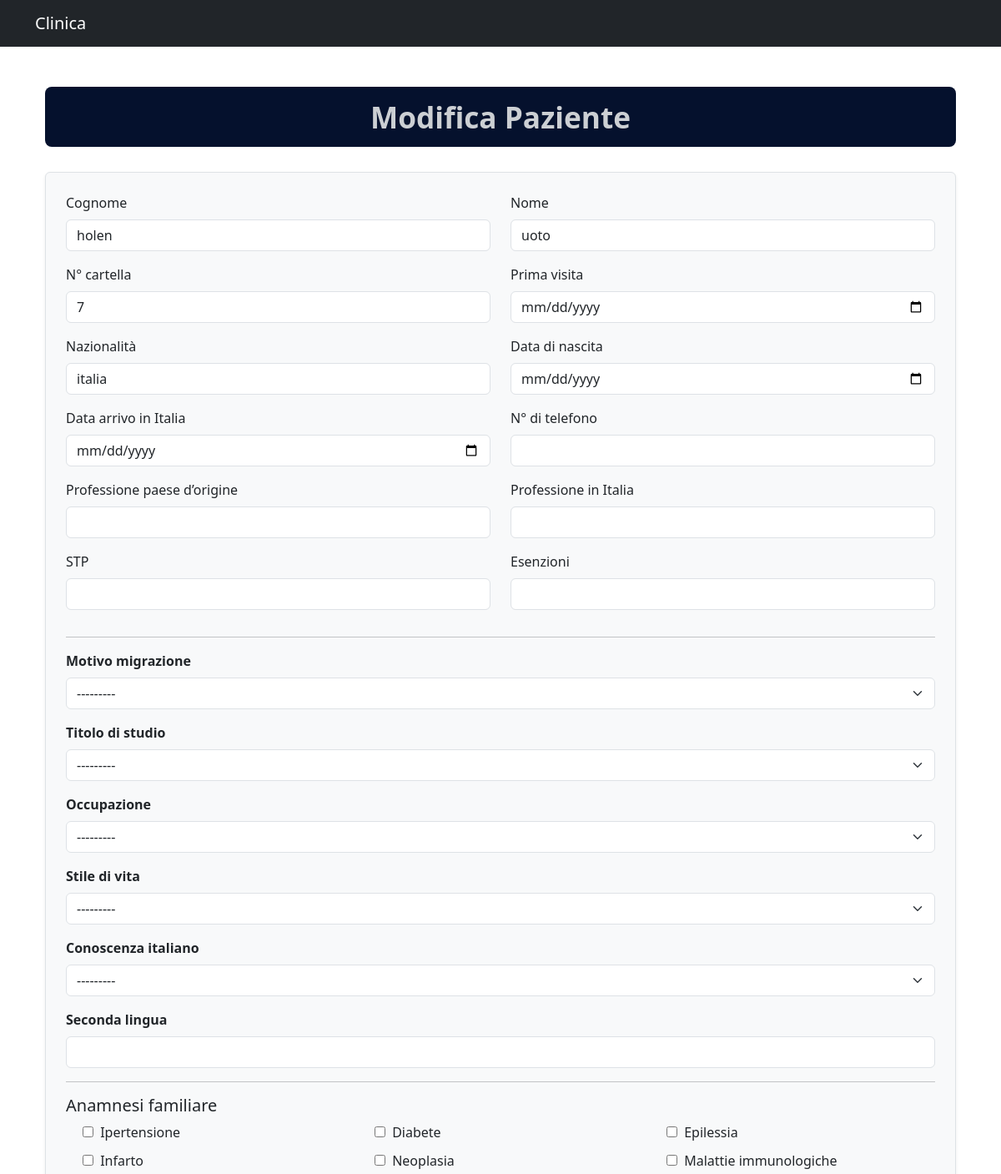
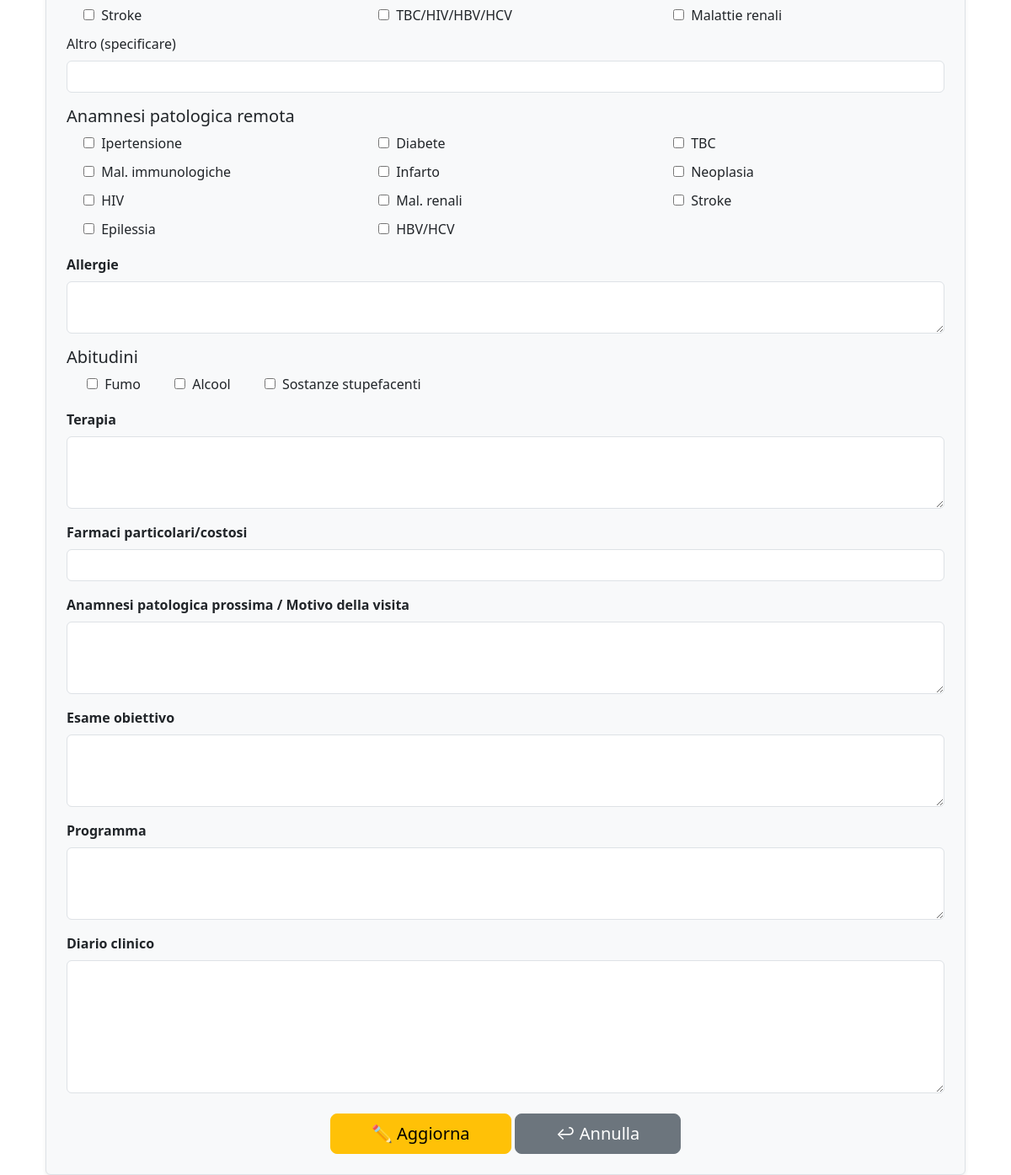
The page /edit/5/ on the database its author committed (2 pictures, top to bottom).
### patient/models.py (models this page shows, shortened)
class Patient(models.Model):
    cognome = models.CharField(max_length=100)
    nome = models.CharField(max_length=100)
    numero_cartella = models.CharField("N° cartella", max_length=50, blank=True)
    data_nascita = models.DateField(null=True, blank=True)
    telefono = models.CharField("N° di telefono", max_length=50, blank=True)
    nazionalita = models.CharField(max_length=100, blank=True)
    data_arrivo_italia = models.DateField(null=True, blank=True)
    prima_visita = models.DateField(null=True, blank=True)
    professione_origine = models.CharField(max_length=200, blank=True)
    professione_italia = models.CharField(max_length=200, blank=True)
    stp = models.CharField(max_length=100, blank=True)
    esenzioni = models.CharField(max_length=200, blank=True)
    motivo_migrazione = models.CharField(
        max_length=100,
        choices=[
            ("Lavoro", "Lavoro"),
            ("Guerra", "Guerra"),
            ("Politico", "Politico"),
            ("Altro", "Altro"),
        ],
        blank=True
    )
    ha_famiglia_in_patria = models.BooleanField(default=False)
    ha_famiglia_in_italia = models.BooleanField(default=False)
    ha_parenti_in_italia = models.BooleanField(default=False)
    ha_amici_in_italia = models.BooleanField(default=False)
    titolo_studio = models.CharField(
        max_length=50,
        choices=[
            ("Elementari", "Elementari"),
            ("Medie", "Medie"),
            ("Superiori", "Superiori"),
            ("Università", "Università"),
        ],
        blank=True
    )
    stile_vita = models.CharField(
        max_length=50,
        choices=[
            ("Regolare", "Regolare con requisiti minimi"),
            ("Stabile", "Stabile senza requisiti minimi"),
            ("Precario", "Precario"),
            ("Comunita", "Comunità/dormitori"),
        ],
        blank=True
    )
    occupazione = models.CharField(
        max_length=50,
        choices=[
            ("Stabile", "Stabile"),
            ("Occasionale", "Occasionale"),
            ("Disoccupato", "Disoccupato"),
        ],
        blank=True
    )
    conoscenza_italiano = models.CharField(
        max_length=50,
        choices=[
            ("Scarsa", "Scarsa (necessita traduzione)"),
            ("Sufficiente", "Sufficiente"),
            ("Ottima", "Ottima"),
        ],
        blank=True
    )
    seconda_lingua = models.CharField(max_length=100, blank=True)
    fam_ipertensione = models.BooleanField(default=False)
    fam_diabete = models.BooleanField(default=False)
    fam_epilessia = models.BooleanField(default=False)
    fam_infarto = models.BooleanField(default=False)
    fam_neoplasia = models.BooleanField(default=False)
    fam_mal_immunologiche = models.BooleanField(default=False)
    fam_stroke = models.BooleanField(default=False)
    fam_tbc_hiv_hbv_hcv = models.BooleanField(default=False)
    fam_mal_renali = models.BooleanField(default=False)
    fam_altro = models.CharField(max_length=200, blank=True)
    rem_ipertensione = models.BooleanField(default=False)
    rem_diabete = models.BooleanField(default=False)
    rem_tbc = models.BooleanField(default=False)
    rem_mal_immunologiche = models.BooleanField(default=False)
    rem_infarto = models.BooleanField(default=False)
    rem_neoplasia = models.BooleanField(default=False)
    rem_hiv = models.BooleanField(default=False)
    rem_mal_renali = models.BooleanField(default=False)
    rem_stroke = models.BooleanField(default=False)
    rem_epilessia = models.BooleanField(default=False)
    rem_hbv_hcv = models.BooleanField(default=False)
    allergie = models.TextField(blank=True)
    fumo = models.BooleanField(default=False)
    alcool = models.BooleanField(default=False)
    droghe = models.BooleanField("Sostanze stupefacenti", default=False)
    terapia = models.TextField(blank=True)
    farmaci_costosi = models.CharField("Farmaci particolari/costosi", max_length=200, blank=True)
    motivo_visita = models.TextField("Anamnesi patologica prossima/motivo della visita", blank=True)
    esame_obiettivo = models.TextField(blank=True)
    programma = models.TextField(blank=True)
    diario_clinico = models.TextField(blank=True)

### patient/views.py (the view)
# urls.py: path('edit/<int:pk>/', views.edit_patient, name='edit_patient'),
def edit_patient(request, pk):
    patient = get_object_or_404(Patient, pk=pk)
    if request.method == 'POST':
        form = PatientForm(request.POST, instance=patient)
        if form.is_valid():
            form.save()
            return redirect('home')
    else:
        form = PatientForm(instance=patient)
    return render(request, 'patient/edit_patient.html', {'form': form, 'patient': patient})

### patient/forms.py
class PatientForm(forms.ModelForm):
    class Meta:
        model = Patient
        fields = '__all__'
        widgets = {
            'data_nascita': forms.DateInput(attrs={'type': 'date', 'class': 'form-control'}),
            'data_arrivo_italia': forms.DateInput(attrs={'type': 'date', 'class': 'form-control'}),
            'prima_visita': forms.DateInput(attrs={'type': 'date', 'class': 'form-control'}),
            'terapia': forms.Textarea(attrs={'rows': 3, 'class': 'form-control'}),
            'motivo_visita': forms.Textarea(attrs={'rows': 3, 'class': 'form-control'}),
            'esame_obiettivo': forms.Textarea(attrs={'rows': 3, 'class': 'form-control'}),
            'programma': forms.Textarea(attrs={'rows': 3, 'class': 'form-control'}),
            'diario_clinico': forms.Textarea(attrs={'rows': 6, 'class': 'form-control'}),
            'allergie': forms.Textarea(attrs={'rows': 2, 'class': 'form-control'}),
        }

### patient/templates/patient/edit_patient.html (shortened to what this page needs)
{% extends 'base.html' %}
{% load static %}
{% load widget_tweaks %}
{% block content %}
<div class="container mt-5">
  <h2 style="
    font-family: 'Segoe UI', Tahoma, sans-serif;
    font-size: 2.2rem;
    font-weight: 600;
    background-color: #05112d;
    color: #cccfd3;
    padding: 15px 25px;
    border-radius: 8px;
    margin-bottom: 30px;
    text-align: center;
  ">
    Modifica Paziente
  </h2>
  <form method="post" class="p-4 border rounded shadow-sm bg-light">
    <div class="row">
      <div class="col-md-6">
        <div class="mb-3">
          <label class="form-label">Cognome</label>
          {{ form.cognome|add_class:"form-control" }}
        </div>
        <div class="mb-3">
          <label class="form-label">N° cartella</label>
          {{ form.numero_cartella|add_class:"form-control" }}
        </div>
        <div class="mb-3">
          <label class="form-label">Nazionalità</label>
          {{ form.nazionalita|add_class:"form-control" }}
        </div>
        <div class="mb-3">
          <label class="form-label">Data arrivo in Italia</label>
          {{ form.data_arrivo_italia|attr:"type:date"|add_class:"form-control" }}
        </div>
        <div class="mb-3">
          <label class="form-label">Professione paese d’origine</label>
          {{ form.professione_origine|add_class:"form-control" }}
        </div>
        <div class="mb-3">
          <label class="form-label">STP</label>
          {{ form.stp|add_class:"form-control" }}
        </div>
      </div>
      <div class="col-md-6">
        <div class="mb-3">
          <label class="form-label">Nome</label>
          {{ form.nome|add_class:"form-control" }}
        </div>
        <div class="mb-3">
          <label class="form-label">Prima visita</label>
          {{ form.prima_visita|attr:"type:date"|add_class:"form-control" }}
        </div>
        <div class="mb-3">
          <label class="form-label">Data di nascita</label>
          {{ form.data_nascita|attr:"type:date"|add_class:"form-control" }}
        </div>
        <div class="mb-3">
          <label class="form-label">N° di telefono</label>
          {{ form.telefono|add_class:"form-control" }}
        </div>
        <div class="mb-3">
          <label class="form-label">Professione in Italia</label>
          {{ form.professione_italia|add_class:"form-control" }}
        </div>
        <div class="mb-3">
          <label class="form-label">Esenzioni</label>
          {{ form.esenzioni|add_class:"form-control" }}
        </div>
      </div>
    </div>
    <hr>
    <div class="mb-3">
      <label class="form-label"><strong>Motivo migrazione</strong></label>
      {{ form.motivo_migrazione|add_class:"form-select" }}
    </div>
    <div class="mb-3">
      <label class="form-label"><strong>Titolo di studio</strong></label>
      {{ form.titolo_studio|add_class:"form-select" }}
    </div>
    <div class="mb-3">
      <label class="form-label"><strong>Occupazione</strong></label>
      {{ form.occupazione|add_class:"form-select" }}
    </div>
    <div class="mb-3">
      <label class="form-label"><strong>Stile di vita</strong></label>
      {{ form.stile_vita|add_class:"form-select" }}
    </div>
    <div class="mb-3">
      <label class="form-label"><strong>Conoscenza italiano</strong></label>
      {{ form.conoscenza_italiano|add_class:"form-select" }}
    </div>
    <div class="mb-3">
      <label class="form-label"><strong>Seconda lingua</strong></label>
      {{ form.seconda_lingua|add_class:"form-control" }}
    </div>
    <hr>
    <div class="mb-3">
      <h5 class="mb-2">Anamnesi familiare</h5>
      <div class="row row-cols-2 row-cols-md-3 g-2">
        <label class="col form-check">{{ form.fam_ipertensione }} <span class="ms-1">Ipertensione</span></label>
        <label class="col form-check">{{ form.fam_diabete }} <span class="ms-1">Diabete</span></label>
        <label class="col form-check">{{ form.fam_epilessia }} <span class="ms-1">Epilessia</span></label>
        <label class="col form-check">{{ form.fam_infarto }} <span class="ms-1">Infarto</span></label>
        <label class="col form-check">{{ form.fam_neoplasia }} <span class="ms-1">Neoplasia</span></label>
        <label class="col form-check">{{ form.fam_mal_immunologiche }} <span class="ms-1">Malattie immunologiche</span></label>
        <label class="col form-check">{{ form.fam_stroke }} <span class="ms-1">Stroke</span></label>
        <label class="col form-check">{{ form.fam_tbc_hiv_hbv_hcv }} <span class="ms-1">TBC/HIV/HBV/HCV</span></label>
        <label class="col form-check">{{ form.fam_mal_renali }} <span class="ms-1">Malattie renali</span></label>
      </div>
      <div class="mt-2">
        <label class="form-label">Altro (specificare)</label>
        {{ form.fam_altro|add_class:"form-control" }}
      </div>
    </div>
    <div class="mb-3">
      <h5 class="mb-2">Anamnesi patologica remota</h5>
      <div class="row row-cols-2 row-cols-md-3 g-2">
        <label class="col form-check">{{ form.rem_ipertensione }} <span class="ms-1">Ipertensione</span></label>
        <label class="col form-check">{{ form.rem_diabete }} <span class="ms-1">Diabete</span></label>
        <label class="col form-check">{{ form.rem_tbc }} <span class="ms-1">TBC</span></label>
        <label class="col form-check">{{ form.rem_mal_immunologiche }} <span class="ms-1">Mal. immunologiche</span></label>
        <label class="col form-check">{{ form.rem_infarto }} <span class="ms-1">Infarto</span></label>
        <label class="col form-check">{{ form.rem_neoplasia }} <span class="ms-1">Neoplasia</span></label>
        <label class="col form-check">{{ form.rem_hiv }} <span class="ms-1">HIV</span></label>
        <label class="col form-check">{{ form.rem_mal_renali }} <span class="ms-1">Mal. renali</span></label>
        <label class="col form-check">{{ form.rem_stroke }} <span class="ms-1">Stroke</span></label>
        <label class="col form-check">{{ form.rem_epilessia }} <span class="ms-1">Epilessia</span></label>
        <label class="col form-check">{{ form.rem_hbv_hcv }} <span class="ms-1">HBV/HCV</span></label>
      </div>
    </div>
    <div class="mb-3">
      <label class="form-label"><strong>Allergie</strong></label>
      {{ form.allergie|add_class:"form-control" }}
    </div>
    <div class="mb-3">
      <h5 class="mb-2">Abitudini</h5>
      <div class="d-flex flex-wrap gap-3">
        <label class="form-check">{{ form.fumo }} <span class="ms-1">Fumo</span></label>
        <label class="form-check">{{ form.alcool }} <span class="ms-1">Alcool</span></label>
        <label class="form-check">{{ form.droghe }} <span class="ms-1">Sostanze stupefacenti</span></label>
      </div>
    </div>
    <div class="mb-3">
      <label class="form-label"><strong>Terapia</strong></label>
      {{ form.terapia|add_class:"form-control" }}
    </div>
    <div class="mb-3">
      <label class="form-label"><strong>Farmaci particolari/costosi</strong></label>
      {{ form.farmaci_costosi|add_class:"form-control" }}
    </div>
    <div class="mb-3">
      <label class="form-label"><strong>Anamnesi patologica prossima / Motivo della visita</strong></label>
      {{ form.motivo_visita|add_class:"form-control" }}
    </div>
    <div class="mb-3">
      <label class="form-label"><strong>Esame obiettivo</strong></label>
      {{ form.esame_obiettivo|add_class:"form-control" }}
    </div>
    <div class="mb-3">
      <label class="form-label"><strong>Programma</strong></label>
      {{ form.programma|add_class:"form-control" }}
    </div>
    <div class="mb-3">
      <label class="form-label"><strong>Diario clinico</strong></label>
      {{ form.diario_clinico|add_class:"form-control" }}
    </div>
    <div class="mt-4 text-center">
      <button type="submit" class="btn btn-warning btn-lg px-5">✏ Aggiorna</button>
      <a href="{% url 'home' %}" class="btn btn-secondary btn-lg px-5">↩ Annulla</a>
    </div>
  </form>
</div>
{% endblock %}

### rows shown on the page
Patient: cognome "holen", numero_cartella "7", nazionalita "italia", nome "uoto", motivo_migrazione "---------", titolo_studio "---------", occupazione "---------", stile_vita "---------", conoscenza_italiano "---------"
